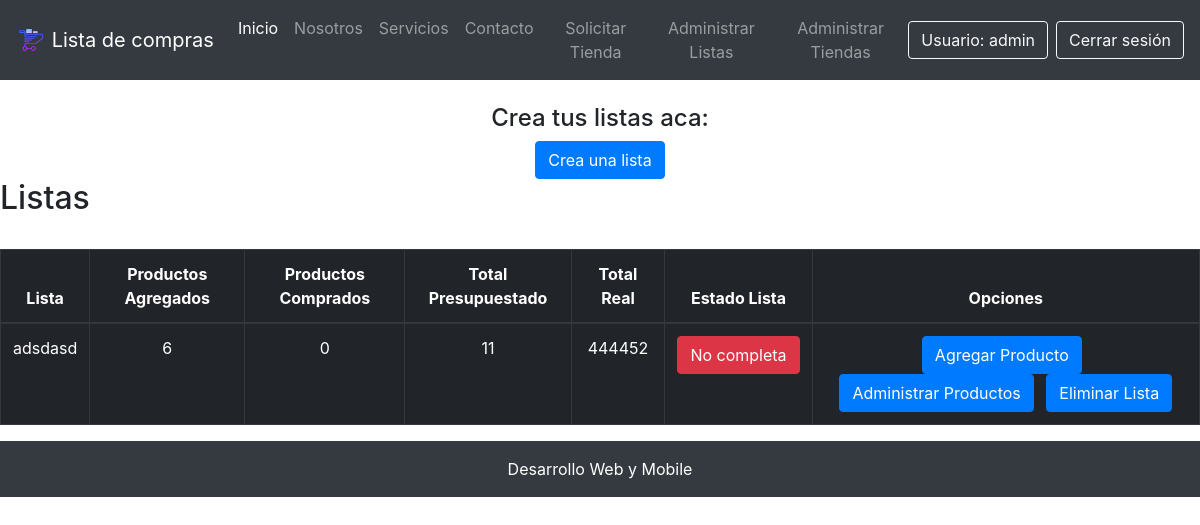
The app's page /listar_listas/ (signed in) with its own data.
### core/models.py (models this page shows, shortened)
class Lista(models.Model):
    usuario = models.ForeignKey(User, on_delete=models.CASCADE, verbose_name="Nombre Usuario")
    nombre_lista = models.CharField(max_length=30 ,verbose_name="Nombre Lista")
    total_productos_agregados = models.IntegerField(verbose_name="Productos Agregados")
    total_productos_comprados = models.IntegerField(verbose_name="Productos Comprados")
    costo_total_presupuestado = models.IntegerField(verbose_name="Total Presupuestado")
    costo_total_real = models.IntegerField(verbose_name="Total Real")
    estadoLista = models.ForeignKey(EstadoLista, on_delete=models.CASCADE, verbose_name="Estado Lista")

class EstadoLista(models.Model):
    nombre = models.CharField(max_length=30, verbose_name="Estado Lista")

### core/views.py (the view)
# urls.py: path('listas/', listar_listas, name="api_listar_listas"),
@login_required
def listar_listas(request):
    listas = Lista.objects.filter(usuario=request.user)
    return render(request, 'core/listar_listas.html', {
        'listas': listas
    })

### core/templates/core/listar_listas.html (shortened to what this page needs)
{% extends 'core/base.html' %}
{% load static %}
{% block contenido %}
<br>
<div class="container">
    <div class="row">
        <div class="col-12 text-center">
            <h4 class="text-center">Crea tus listas aca:</h4>
            <a class="btn btn-primary" href="{% url 'crear_lista' %}">Crea una lista</a>
        </div>
    </div>
</div>
<h2>Listas</h2>
<br>
<div class="table-responsive">
    <table class="table table-dark table-bordered table-hover table-condensed">
        <thead>
            <tr>
                <th class="text-center">Lista</th>
                <th class="text-center">Productos Agregados</th>
                <th class="text-center">Productos Comprados</th>
                <th class="text-center">Total Presupuestado</th>
                <th class="text-center">Total Real</th>
                <th class="text-center">Estado Lista</th>
                <th class="text-center">Opciones</th>
            </tr>
        </thead>
        <tbody>
            {% for l in listas %}
            <tr>
                <td class="text-center">{{ l.nombre_lista }}</td>
                <td class="text-center">{{ l.total_productos_agregados }}</td>
                <td class="text-center">{{ l.total_productos_comprados }}</td>
                <td class="text-center">{{ l.costo_total_presupuestado }}</td>
                <td class="text-center">{{ l.costo_total_real }}</td>
                {% if l.estadoLista.id == 1 %}
                    <td class="text-center">
                        <a href="" class="btn btn-danger">{{ l.estadoLista.nombre }}</a>
                    </td>
                {% else %}
                    <td class="text-center">
                        <a href="" class="btn btn-success">{{ l.estadoLista.nombre }}</a>
                    </td>
                {% endif %}
                <td class="text-center">
                    <a class="btn btn-primary mr-2" href="{% url 'form_producto' l.id %}">Agregar Producto</a>
                    <a class="btn btn-primary mr-2" href="{% url 'listar_productos' l.id %}" >Administrar Productos</a>
                    <a class="btn btn-primary" href="{% url 'eliminar_lista' l.id %}">Eliminar Lista</a>
                </td>
            </tr>
            {% endfor %}
        </tbody>
    </table>
</div>
{% endblock contenido %}

### core/templates/core/base.html (shortened to what this page needs)
<!DOCTYPE html>
<html lang="en">
{% load pwa %}
<head>
    {% load static %}
    <link rel="stylesheet" href="{% static 'core/css/estilos.css' %}">
    <link rel="stylesheet" href="https://stackpath.bootstrapcdn.com/bootstrap/4.1.3/css/bootstrap.min.css"
>
</head>
<body>
    <header>
        <nav class="navbar navbar-expand-lg navbar-dark bg-dark sticky-top">
            <a class="navbar-brand" href="{% url 'home' %}">
                <img src="{% static 'core/img/carrito_icon.png' %}" width="30" height="30" class="d-inline-block align-top"
                    alt="">
                Lista de compras
            </a>
            <div class="collapse navbar-collapse" id="navbarNavAltMarkup">
                <div class="navbar-nav mr-auto ml-auto text-center">
                    <a class="nav-item nav-link active" href="{% url 'home' %}">Inicio</a>
                    <a class="nav-item nav-link" href="#">Nosotros</a>
                    <a class="nav-item nav-link" href="#">Servicios</a>
                    <a class="nav-item nav-link" href="#">Contacto</a>
                    {% if request.user.is_authenticated %}
                        <a class="nav-item nav-link" href="{% url 'agregar_tienda' %}">Solicitar Tienda</a>
                        <a class="nav-item nav-link" href="{% url 'listado_listas' %}">Administrar Listas</a>
                        {% if request.user.is_staff %}
                            <a class="nav-item nav-link" href="{% url 'listar_solicitud' %}">Administrar Tiendas</a>
                        {% endif %}
                    {% endif %}
                </div>
                <div class="d-flex flex-row justify-content-center">
                    {% if request.user.is_authenticated %}
                    <a href="" class="btn btn-outline-light mr-2">Usuario: {{ request.user.username }}</a>
                    <a class="btn btn-outline-light" href="{% url 'logout' %}">Cerrar sesión</a>
                    {% else %}
                    <a class="btn btn-outline-light mr-2" href="{% url 'login' %}">Login</a>
                    <a class="btn btn-outline-light" href="{% url 'register' %}">Registrate</a>
                    {% endif %}
                </div>
            </div>
        </nav>
    </header>
    <div class="contenido">
        {% block contenido %}
        {% endblock contenido %}
    </div>
    <footer class="page-footer font-small">
        <p class="text-center py-3 p-3 mb-2 bg-dark text-white">Desarrollo Web y Mobile</p>
    </footer>
</body>
</html>

### core/static/core/css/estilos.css (style rules this page uses)
* { margin: 0; padding: 0; }

### records on screen
Lista: nombre_lista "adsdasd", total_productos_agregados "6", total_productos_comprados "0", costo_total_presupuestado "11", costo_total_real "444452", estadoLista.nombre "No completa"

### other values on screen
{{ request.user.username }} "admin"
